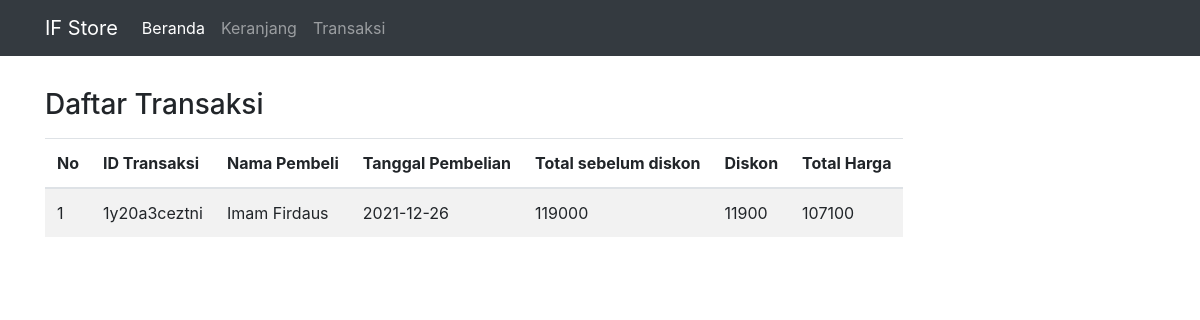
Page /transaksi.php on the committed database.
### tables this page shows
CREATE TABLE `transaksi` (
  `uidtransaksi` varchar(20) NOT NULL,
  `namapembeli` varchar(50) NOT NULL,
  `tanggalpembelian` date NOT NULL,
  `totalsebelumdiskon` int(11) NOT NULL,
  `totalharga` int(11) NOT NULL,
  `diskon` int(11) NOT NULL
);

### transaksi.php (the view)
<?php include 'template.php'?>
<div class="container">
       <h3 class="mt-4 pt-2">Daftar Transaksi</h3>
       <table class="mt-3 table table-striped table-inverse table-responsive">
           <thead class="thead-inverse">
               <tr>
                   <th>No</th>
                   <th>ID Transaksi</th>
                   <th>Nama Pembeli</th>
                   <th>Tanggal Pembelian</th>
                   <th>Total sebelum diskon</th>
                   <th>Diskon</th>
                   <th>Total Harga</th>
               </tr>
               </thead>
               <tbody>
                <?php
                       $i=1;
                       $data = mysqli_query($koneksi,"SELECT * FROM transaksi");
                       while ($d = mysqli_fetch_array($data)) {
                   ?>
                       <tr>
                           <td scope="row"><?php echo $i;?></td>
                           <td><?php echo $d['uidtransaksi']?></td>
                           <td><?php echo $d['namapembeli']?></td>
                           <td><?php echo $d['tanggalpembelian']?></td>
                           <td><?php echo $d['totalsebelumdiskon']?></td>
                           <td><?php echo $d['diskon']?></td>
                           <td><?php echo $d['totalharga']?></td>
                       </tr>
                   <?php } ?>
               </tbody>
       </table>
   </div>

### rows in the picture
transaksi: uidtransaksi "1y20a3ceztni", namapembeli "Imam Firdaus", tanggalpembelian "2021-12-26", totalsebelumdiskon "119000", diskon "11900", totalharga "107100"
